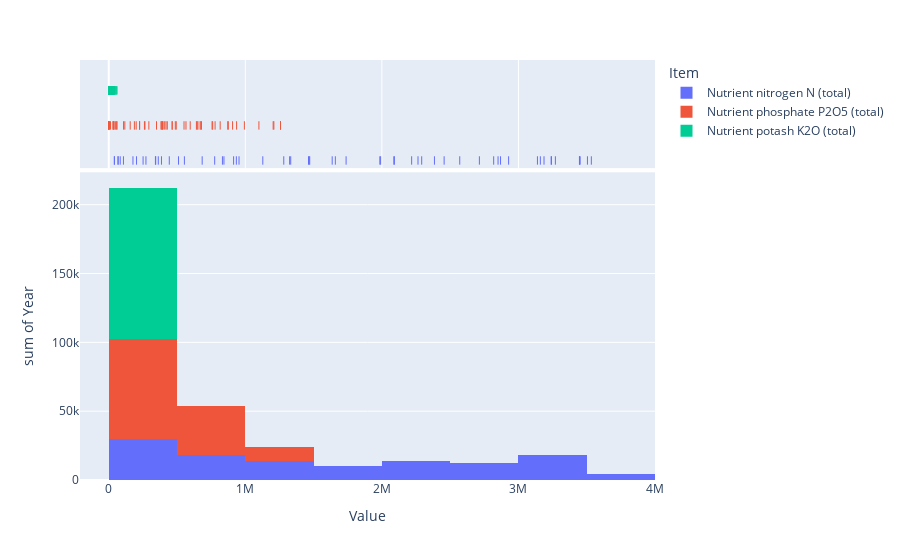

The notebook cell saved with this chart:
### Code cell
px.histogram(df_fur_clean, x="Value", y="Year", color="Item", marginal="rug",
                   hover_data=df_fur_clean.columns)

### Figure 1 — Plotly figure (JSON) as saved in the notebook; plotly's stock layout.template omitted (floating-point values rounded to 4 significant figures; data arrays with more than 128 entries replaced by an {"elided": "..."} marker saying what was removed)
{"data": [{"alignmentgroup": "True", "bingroup": "x", "histfunc": "sum", "hovertemplate": "Item=Nutrient nitrogen N (total)<br>Value=%{x}<br>sum of Year=%{y}<extra></extra>", "legendgroup": "Nutrient nitrogen N (total)", "marker": {"color": "#636efa", "pattern": {"shape": ""}}, "name": "Nutrient nitrogen N (total)", "offsetgroup": "Nutrient nitrogen N (total)", "orientation": "v", "showlegend": true, "type": "histogram", "x": [41659, 41160, 67620, 84147, 69242, 107779, 177441, 203521, 272566, 251519, 343973, 386230, 341944, 362900, 443451, 511000, 554100, 684300, 775804, 843574, 832572, 954083, 914317, 934498, 1128138, 1332570, 1281700, 1324453, 1467590, 1471642, 1462862, 1636323, 1659350, 1738117, 1991006, 1985080, 2087607, 2091852, 2218100, 2264600, 2291610, 2384980, 2456009, 2570230, 2818779, 2868984, 2714053, 2928057, 3451900, 3270531, 3187339, 2850771, 3239557, 3139263, 3160507, 3241907, 3446922, 3446922, 3505356, 3533784], "xaxis": "x", "y": [1961, 1962, 1963, 1964, 1965, 1966, 1967, 1968, 1969, 1970, 1971, 1972, 1973, 1974, 1975, 1976, 1977, 1978, 1979, 1980, 1981, 1982, 1983, 1984, 1985, 1986, 1987, 1988, 1989, 1990, 1991, 1992, 1993, 1994, 1995, 1996, 1997, 1998, 1999, 2000, 2001, 2002, 2003, 2004, 2005, 2006, 2007, 2008, 2009, 2010, 2011, 2012, 2013, 2014, 2015, 2016, 2017, 2018, 2019, 2020], "yaxis": "y"}, {"alignmentgroup": "True", "boxpoints": "all", "customdata": {"elided": "60x11 mixed values"}, "fillcolor": "rgba(255,255,255,0)", "hoveron": "points", "hovertemplate": "Item=%{customdata[5]}<br>Value=%{x}<br>DomainCode=%{customdata[0]}<br>Domain=%{customdata[1]}<br>Area=%{customdata[2]}<br>Element=%{customdata[3]}<br>ItemCode=%{customdata[4]}<br>YearCode=%{customdata[6]}<br>Unit=%{customdata[7]}<br>Flag=%{customdata[8]}<br>FlagDescription=%{customdata[9]}<br>Value_log=%{customdata[10]}<extra></extra>", "jitter": 0, "legendgroup": "Nutrient nitrogen N (total)", "line": {"color": "rgba(255,255,255,0)"}, "marker": {"color": "#636efa", "symbol": "line-ns-open"}, "name": "Nutrient nitrogen N (total)", "offsetgroup": "Nutrient nitrogen N (total)", "showlegend": false, "type": "box", "x": [41659, 41160, 67620, 84147, 69242, 107779, 177441, 203521, 272566, 251519, 343973, 386230, 341944, 362900, 443451, 511000, 554100, 684300, 775804, 843574, 832572, 954083, 914317, 934498, 1128138, 1332570, 1281700, 1324453, 1467590, 1471642, 1462862, 1636323, 1659350, 1738117, 1991006, 1985080, 2087607, 2091852, 2218100, 2264600, 2291610, 2384980, 2456009, 2570230, 2818779, 2868984, 2714053, 2928057, 3451900, 3270531, 3187339, 2850771, 3239557, 3139263, 3160507, 3241907, 3446922, 3446922, 3505356, 3533784], "xaxis": "x2", "yaxis": "y2"}, {"alignmentgroup": "True", "bingroup": "x", "histfunc": "sum", "hovertemplate": "Item=Nutrient phosphate P2O5 (total)<br>Value=%{x}<br>sum of Year=%{y}<extra></extra>", "legendgroup": "Nutrient phosphate P2O5 (total)", "marker": {"color": "#EF553B", "pattern": {"shape": ""}}, "name": "Nutrient phosphate P2O5 (total)", "offsetgroup": "Nutrient phosphate P2O5 (total)", "orientation": "v", "showlegend": true, "type": "histogram", "x": [500, 210, 630, 1029, 1245, 3911, 12777, 38642, 33801, 30462, 37231, 48730, 58066, 60500, 108500, 117900, 157300, 187900, 201086, 226487, 225502, 265285, 261400, 293829, 349776, 409750, 393400, 390406, 382457, 388500, 397974, 487530, 464258, 428900, 494449, 419474, 551284, 465000, 596800, 675100, 641940, 647360, 669307, 761031, 871416, 906749, 816044, 565675, 778714, 756700, 653181, 678840, 875452, 936148, 993338, 1209145, 1257773, 1257773, 1099707, 1204060], "xaxis": "x", "y": [1961, 1962, 1963, 1964, 1965, 1966, 1967, 1968, 1969, 1970, 1971, 1972, 1973, 1974, 1975, 1976, 1977, 1978, 1979, 1980, 1981, 1982, 1983, 1984, 1985, 1986, 1987, 1988, 1989, 1990, 1991, 1992, 1993, 1994, 1995, 1996, 1997, 1998, 1999, 2000, 2001, 2002, 2003, 2004, 2005, 2006, 2007, 2008, 2009, 2010, 2011, 2012, 2013, 2014, 2015, 2016, 2017, 2018, 2019, 2020], "yaxis": "y"}, {"alignmentgroup": "True", "boxpoints": "all", "customdata": {"elided": "60x11 mixed values"}, "fillcolor": "rgba(255,255,255,0)", "hoveron": "points", "hovertemplate": "Item=%{customdata[5]}<br>Value=%{x}<br>DomainCode=%{customdata[0]}<br>Domain=%{customdata[1]}<br>Area=%{customdata[2]}<br>Element=%{customdata[3]}<br>ItemCode=%{customdata[4]}<br>YearCode=%{customdata[6]}<br>Unit=%{customdata[7]}<br>Flag=%{customdata[8]}<br>FlagDescription=%{customdata[9]}<br>Value_log=%{customdata[10]}<extra></extra>", "jitter": 0, "legendgroup": "Nutrient phosphate P2O5 (total)", "line": {"color": "rgba(255,255,255,0)"}, "marker": {"color": "#EF553B", "symbol": "line-ns-open"}, "name": "Nutrient phosphate P2O5 (total)", "offsetgroup": "Nutrient phosphate P2O5 (total)", "showlegend": false, "type": "box", "x": [500, 210, 630, 1029, 1245, 3911, 12777, 38642, 33801, 30462, 37231, 48730, 58066, 60500, 108500, 117900, 157300, 187900, 201086, 226487, 225502, 265285, 261400, 293829, 349776, 409750, 393400, 390406, 382457, 388500, 397974, 487530, 464258, 428900, 494449, 419474, 551284, 465000, 596800, 675100, 641940, 647360, 669307, 761031, 871416, 906749, 816044, 565675, 778714, 756700, 653181, 678840, 875452, 936148, 993338, 1209145, 1257773, 1257773, 1099707, 1204060], "xaxis": "x2", "yaxis": "y2"}, {"alignmentgroup": "True", "bingroup": "x", "histfunc": "sum", "hovertemplate": "Item=Nutrient potash K2O (total)<br>Value=%{x}<br>sum of Year=%{y}<extra></extra>", "legendgroup": "Nutrient potash K2O (total)", "marker": {"color": "#00cc96", "pattern": {"shape": ""}}, "name": "Nutrient potash K2O (total)", "offsetgroup": "Nutrient potash K2O (total)", "orientation": "v", "showlegend": true, "type": "histogram", "x": [144, 212, 2486, 1344, 1225, 744, 1400, 2670, 2100, 1900, 2400, 5800, 7600, 9618, 9643, 21772, 24948, 28581, 24677, 33205, 42880, 45100, 24533, 40078, 32757, 23297, 24062, 23172, 16555, 29669, 8425, 20443, 21200, 18100, 22800, 10900, 20500, 23944, 26449, 35301, 36408, 43924, 16564, 15499, 37545, 28013, 19427, 19849, 29549, 25291, 28954, 54173, 54173, 47260, 60973], "xaxis": "x", "y": [1966, 1967, 1968, 1969, 1970, 1971, 1972, 1973, 1974, 1975, 1976, 1977, 1978, 1979, 1980, 1981, 1982, 1983, 1984, 1985, 1986, 1987, 1988, 1989, 1990, 1991, 1992, 1993, 1994, 1995, 1996, 1997, 1998, 1999, 2000, 2001, 2002, 2003, 2004, 2005, 2006, 2007, 2008, 2009, 2010, 2011, 2012, 2013, 2014, 2015, 2016, 2017, 2018, 2019, 2020], "yaxis": "y"}, {"alignmentgroup": "True", "boxpoints": "all", "customdata": {"elided": "55x11 mixed values"}, "fillcolor": "rgba(255,255,255,0)", "hoveron": "points", "hovertemplate": "Item=%{customdata[5]}<br>Value=%{x}<br>DomainCode=%{customdata[0]}<br>Domain=%{customdata[1]}<br>Area=%{customdata[2]}<br>Element=%{customdata[3]}<br>ItemCode=%{customdata[4]}<br>YearCode=%{customdata[6]}<br>Unit=%{customdata[7]}<br>Flag=%{customdata[8]}<br>FlagDescription=%{customdata[9]}<br>Value_log=%{customdata[10]}<extra></extra>", "jitter": 0, "legendgroup": "Nutrient potash K2O (total)", "line": {"color": "rgba(255,255,255,0)"}, "marker": {"color": "#00cc96", "symbol": "line-ns-open"}, "name": "Nutrient potash K2O (total)", "offsetgroup": "Nutrient potash K2O (total)", "showlegend": false, "type": "box", "x": [144, 212, 2486, 1344, 1225, 744, 1400, 2670, 2100, 1900, 2400, 5800, 7600, 9618, 9643, 21772, 24948, 28581, 24677, 33205, 42880, 45100, 24533, 40078, 32757, 23297, 24062, 23172, 16555, 29669, 8425, 20443, 21200, 18100, 22800, 10900, 20500, 23944, 26449, 35301, 36408, 43924, 16564, 15499, 37545, 28013, 19427, 19849, 29549, 25291, 28954, 54173, 54173, 47260, 60973], "xaxis": "x2", "yaxis": "y2"}], "layout": {"barmode": "relative", "legend": {"title": {"text": "Item"}, "tracegroupgap": 0}, "margin": {"t": 60}, "xaxis": {"anchor": "y", "domain": [0, 1], "title": {"text": "Value"}}, "xaxis2": {"anchor": "y2", "domain": [0, 1], "matches": "x", "showgrid": true, "showticklabels": false}, "yaxis": {"anchor": "x", "domain": [0, 0.7326], "title": {"text": "sum of Year"}}, "yaxis2": {"anchor": "x2", "domain": [0.7426, 1], "matches": "y2", "showgrid": false, "showline": false, "showticklabels": false, "ticks": ""}}}
